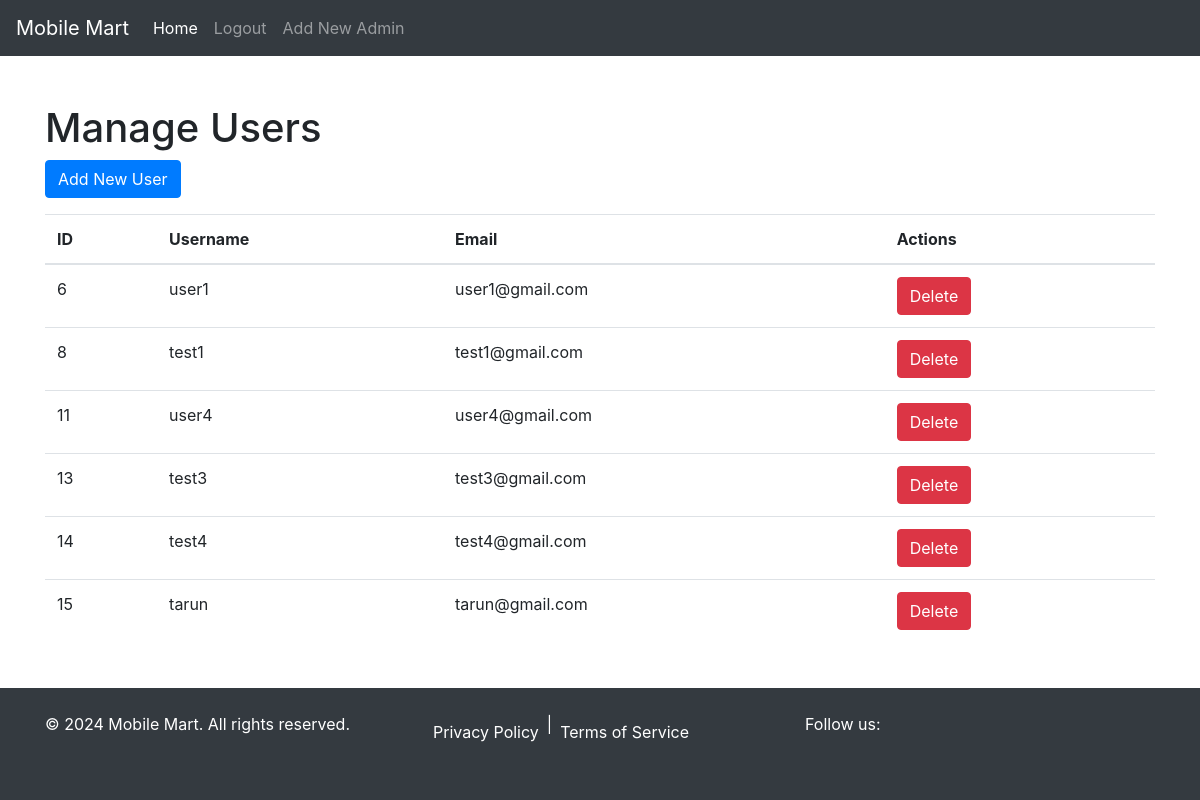
The app's page /manage_users.php, older data.
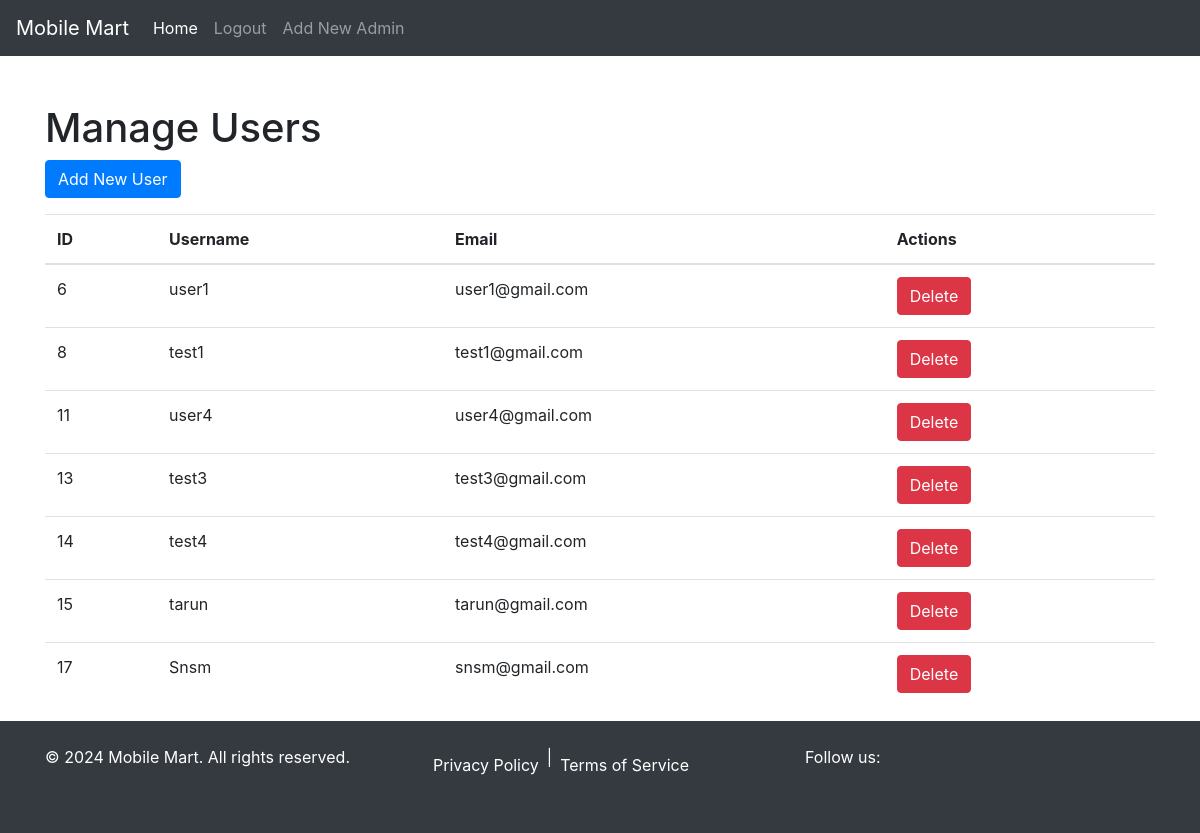
The same page, newer data.
### tables this page shows
CREATE TABLE `users` (
  `id` int(11) NOT NULL,
  `username` varchar(255) NOT NULL,
  `password` varchar(255) NOT NULL,
  `email` varchar(255) NOT NULL,
  `registration_date` timestamp NOT NULL DEFAULT current_timestamp(),
  `firstname` varchar(255) NOT NULL,
  `lastname` varchar(255) NOT NULL,
  `phone` varchar(15) NOT NULL
);

### manage_users.php (the view, shortened to what this page needs)
<?php
require_once 'includes/db.php';
include 'includes/header2.php';
$stmt = $conn->prepare("SELECT id, username, email FROM users");
$stmt->execute();
$users = $stmt->get_result();
?>
<!DOCTYPE html>
<html lang="en">
<head>
    <link rel="stylesheet" href="https://stackpath.bootstrapcdn.com/bootstrap/4.5.2/css/bootstrap.min.css">
</head>
<body>
    <div class="container mt-5">
        <h1>Manage Users</h1>
        <a href="add_user.php" class="btn btn-primary">Add New User</a>
        <table class="table mt-3">
            <thead>
                <tr>
                    <th>ID</th>
                    <th>Username</th>
                    <th>Email</th>
                    <th>Actions</th>
                </tr>
            </thead>
            <tbody>
                <?php while ($user = $users->fetch_assoc()): ?>
                    <tr>
                        <td><?= htmlspecialchars($user['id']) ?></td>
                        <td><?= htmlspecialchars($user['username']) ?></td>
                        <td><?= htmlspecialchars($user['email']) ?></td>
                        <td>
                            <a href="delete_user.php?id=<?= $user['id'] ?>" class="btn btn-danger" onclick="return confirm('Are you sure?');">Delete</a>
                        </td>
                    </tr>
                <?php endwhile; ?>
            </tbody>
        </table>
    </div>
</body>
</html>
<?php include 'includes/footer2.php'; ?>

Row changes from the older to the newer data that the page shows:
added users: id "17", username "Snsm", email "snsm@gmail.com"
